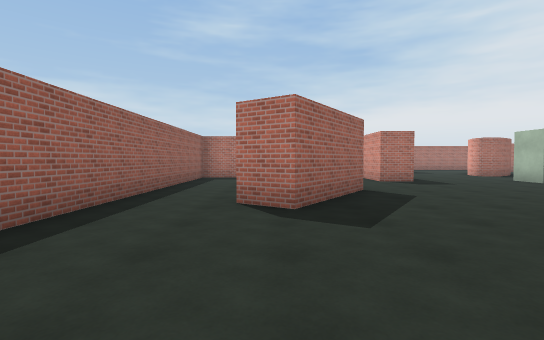
view 1 (above)

24 first-person views from a walk through a scene from a Unity 3-D project. The camera is 1.3 m above the floor, tilts 2° down and sees 85° across. The floor is counted in squares, 2 m on a side. Each view is taken from the middle of a square. On the plan, view 1 faces up. The plan holds only what a view shows up to about 9 squares ahead; the rest is blank. The player is left out. Surface patterns are stand-ins for the level's own textures.

view 2
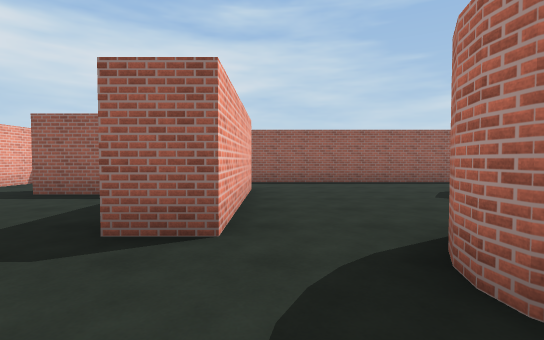

view 3
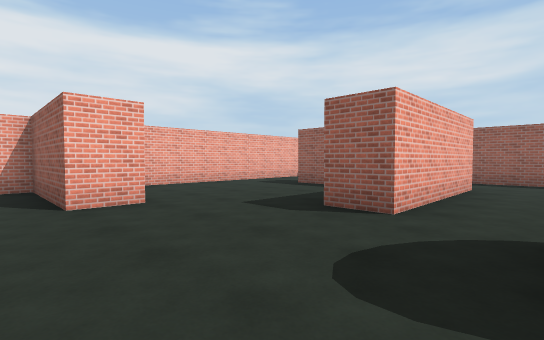

view 4
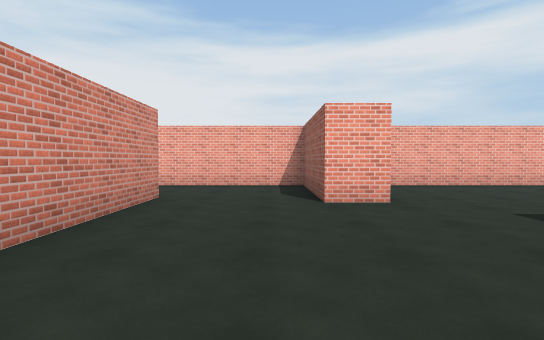

view 5
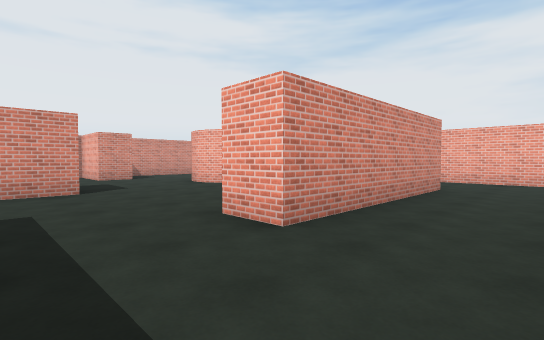

view 6
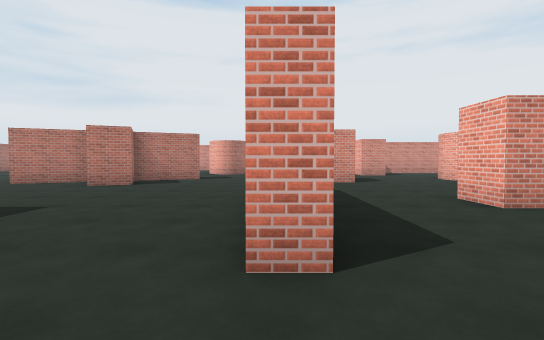

view 7
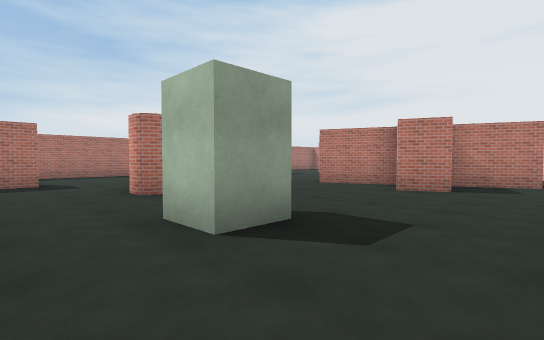

view 8
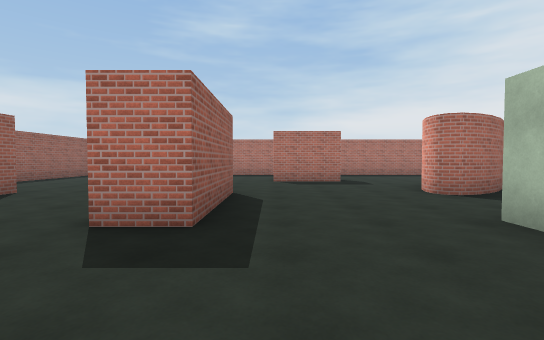

view 9
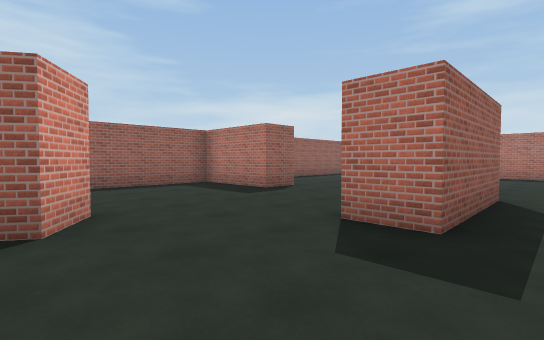

view 10
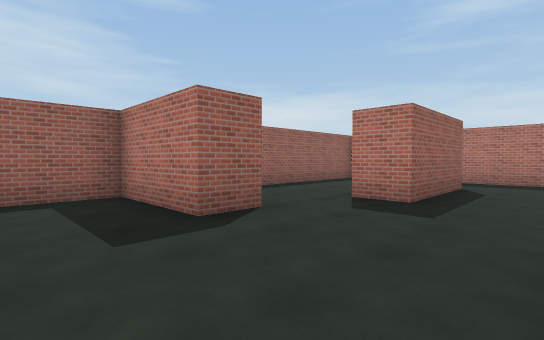

view 11
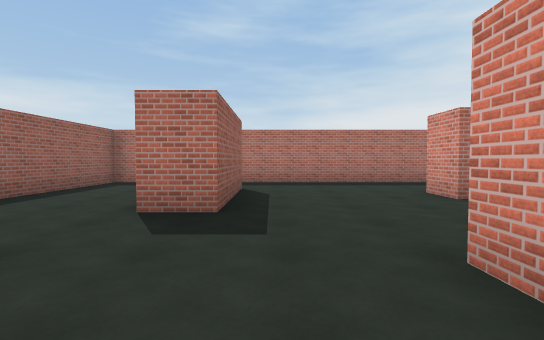

view 12
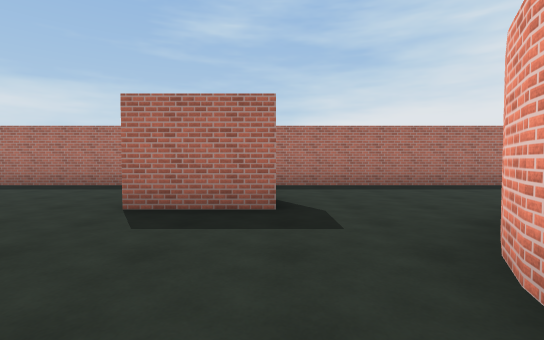

view 13
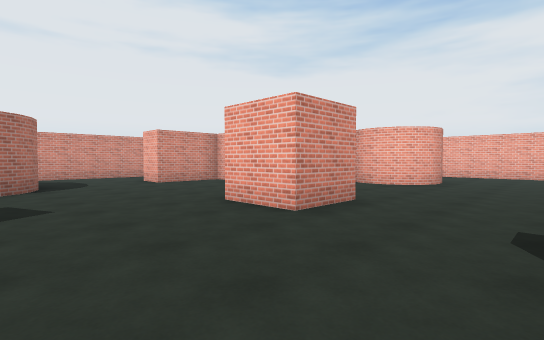

view 14
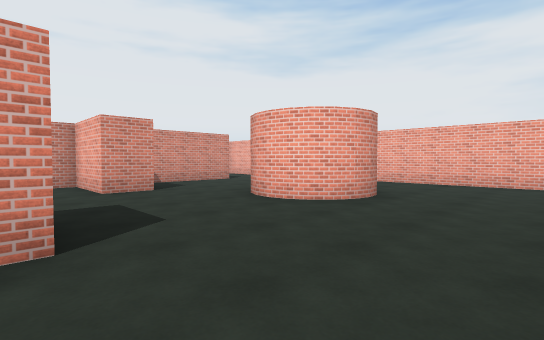

view 15
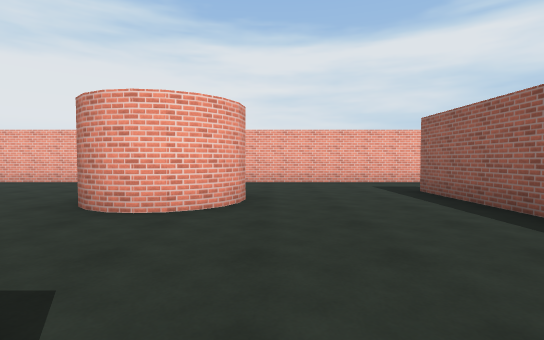

view 16
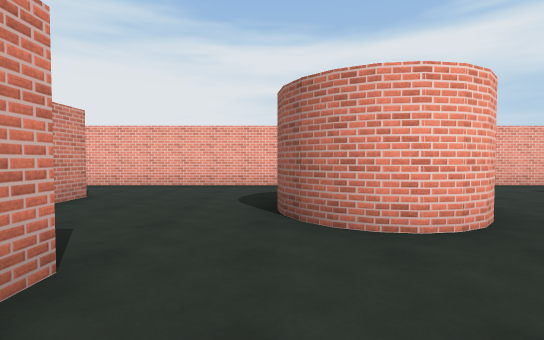

view 17
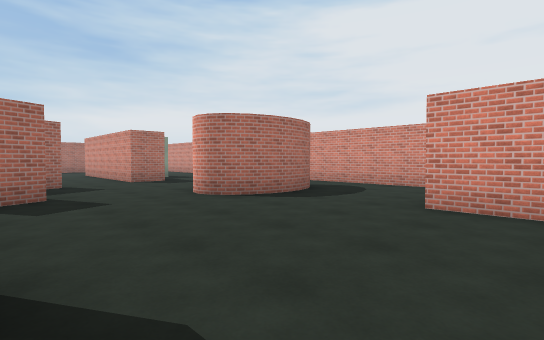

view 18
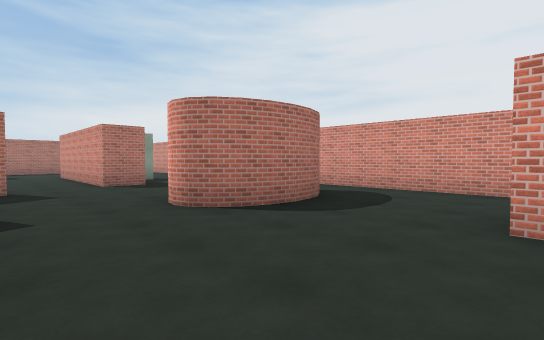

view 19
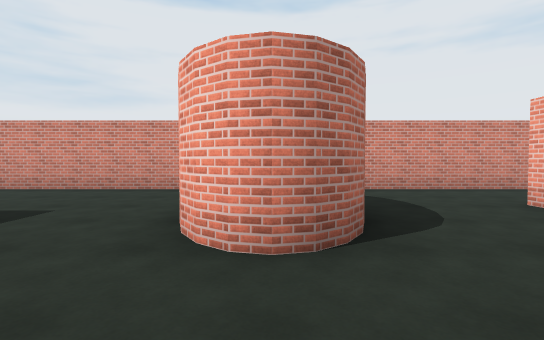

view 20
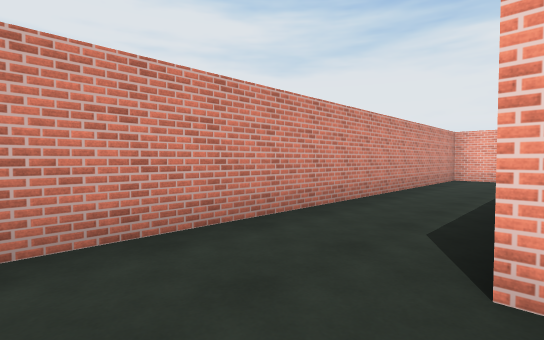

view 21
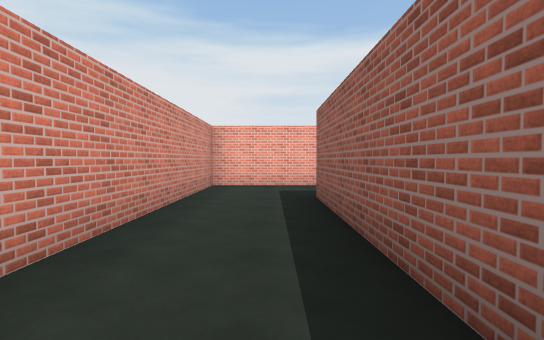

view 22
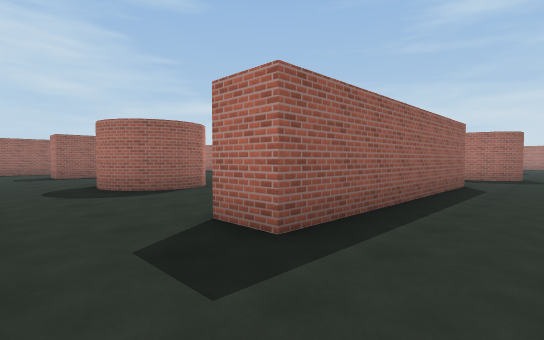

view 23
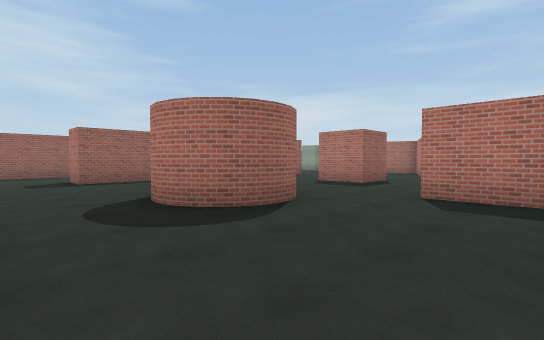

view 24
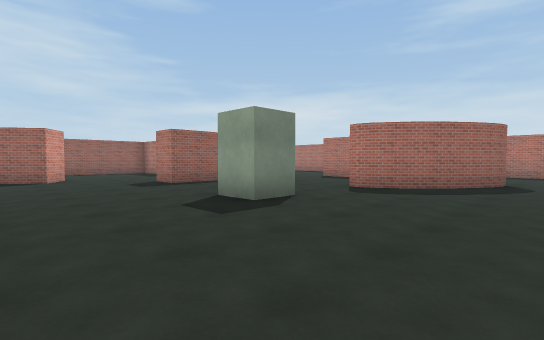

### Floor plan
Ten units are one square. View 1 is at (0, 0); x grows to the right and y downward. Boxes are objects, and circles mark ways between rooms. Rooms are numbered by the first view taken in them; rooms with no view inside come last. Other rooms are left out.
<svg viewBox="-30 -190 260 260">
<path fill="none" stroke="#000" d="M-5 4 25 4M11 -51 3 -39 -5 -44M-21 65 6 65M-25 -66 -25 9M67 -36 67 -42M81 -116 81 -122 86 -131M81 -119 83 -125M93 -118 87 -115M97 -121 91 -117M137 -81 127 -76 123 -87M101 -125 96 -120M85 -129 90 -135M137 -91 129 -111M42 -119 42 -89 31 -89M32 -112 32 -119M105 -130 100 -124M11 -69 20 -64 11 -51M149 -64 141 -81M43 -11 39 -13M134 -16 134 -31 150 -31M71 -148 51 -148 51 -159M159 -68 152 -65M150 -28 150 -16 139 -16M99 12 99 42M165 -92 160 -90M25 4 35 4 35 15M0 -119 0 -108 -25 -108 -25 -66M180 -58 181 -65M181 -55 180 -62M183 -66 186 -68M138 19 143 16M141 17 151 15M135 22 139 18M145 16 153 17M51 35 62 35M134 26 137 21M149 16 156 19M89 42 89 -9 100 -9M172 -3 192 -3 192 -23M193 -50 184 -53 178 -60 184 -67 191 -70M192 -98 182 -98M135 33 134 28 135 24M197 -50 188 -51 183 -54M13 -168 13 -137 2 -137M129 -185 1 -185M5 31 5 45M104 65 136 65M-19 -185 -25 -185 -25 -141M6 65 40 65M192 -23 202 -23 202 42 192 42M200 -51 193 -50M204 -52 197 -50M195 65 225 65 225 -65M158 34 153 40M160 30 156 37M151 40 147 41 142 40M192 42 192 15M157 21 159 25 159 28 158 36 149 41M151 15 158 23M189 7 172 7 172 -3M136 65 195 65M99 42 89 42M62 35 62 65 104 65"/>
<rect x="75" y="-95" width="10" height="10" fill="#bbb"><title>block</title></rect>
<circle cx="0" cy="55" r="3" fill="#2a7"/>
<circle cx="12" cy="-32" r="3" fill="#2a7"/>
<circle cx="200" cy="-35" r="3" fill="#2a7"/>
<circle cx="145" cy="55" r="3" fill="#2a7"/>
<circle cx="167" cy="10" r="3" fill="#2a7"/>
<circle cx="75" cy="40" r="3" fill="#2a7"/>
<circle cx="95" cy="55" r="3" fill="#2a7"/>
<circle cx="200" cy="55" r="3" fill="#2a7"/>
<text x="0" y="0">1</text>
<text x="80" y="-70">2</text>
<text x="210" y="0">3</text>
<text x="170" y="40">4</text>
<text x="80" y="50">5</text>
</svg>
Room 1 opens to room 2. Room 2 opens to room 3. Room 2 opens to room 4. Room 2 opens to room 5. Room 3 opens to room 4.

Where each view was taken, in squares from view 1:
view 1: 0 up, 0 right, facing up
view 2: 0 up, 6 right, facing left
view 3: 1 up, 7 right, facing down-left
view 4: 1 up, 7 right, facing down
view 5: 3 up, 7 right, facing down-right
view 6: 4 up, 5 right, facing right
view 7: 6 up, 6 right, facing up-right
view 8: 6 up, 5 right, facing up
view 9: 6 up, 5 right, facing up-left
view 10: 9 up, 3 right, facing up-left
view 11: 10 up, 2 right, facing up
view 12: 11 up, 7 right, facing up
view 13: 6 up, 11 right, facing down-right
view 14: 2 up, 11 right, facing down-right
view 15: 2 up, 13 right, facing down
view 16: 1 up, 16 right, facing down
view 17: 1 up, 15 right, facing up-right
view 18: 2 up, 16 right, facing up-right
view 19: 6 up, 16 right, facing right
view 20: 4 up, 20 right, facing down-right
view 21: 1 up, 21 right, facing down
view 22: 6 down, 22 right, facing up-left
view 23: 6 down, 19 right, facing up-left
view 24: 5 up, 12 right, facing up-left
